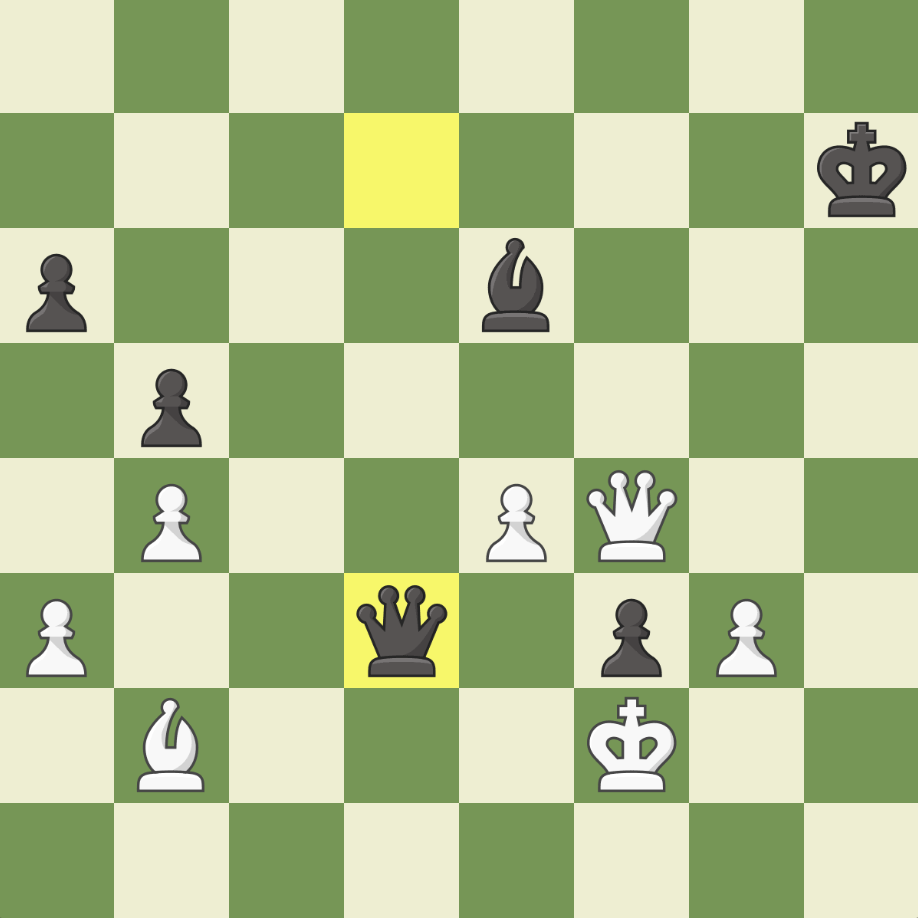
%> input picture img/c2.png, 918 x 918 px
$ octave demoSquares.m   (GNU Octave 9; MATLAB toolbox functions it lacks are replaced by stand-ins)
%> lines starting %> are read from the running program, lines starting %| are printed output that depends on the picture
clear
clc

img=imread('img/c2.png');
%> img is the input picture: size 918x918x3 uint8; mean R, G, B 175.8, 190.9, 144.7


% reads in the image
% pads the image to allow detection of side borders
board = padarray(img,[1 1],0,'both');
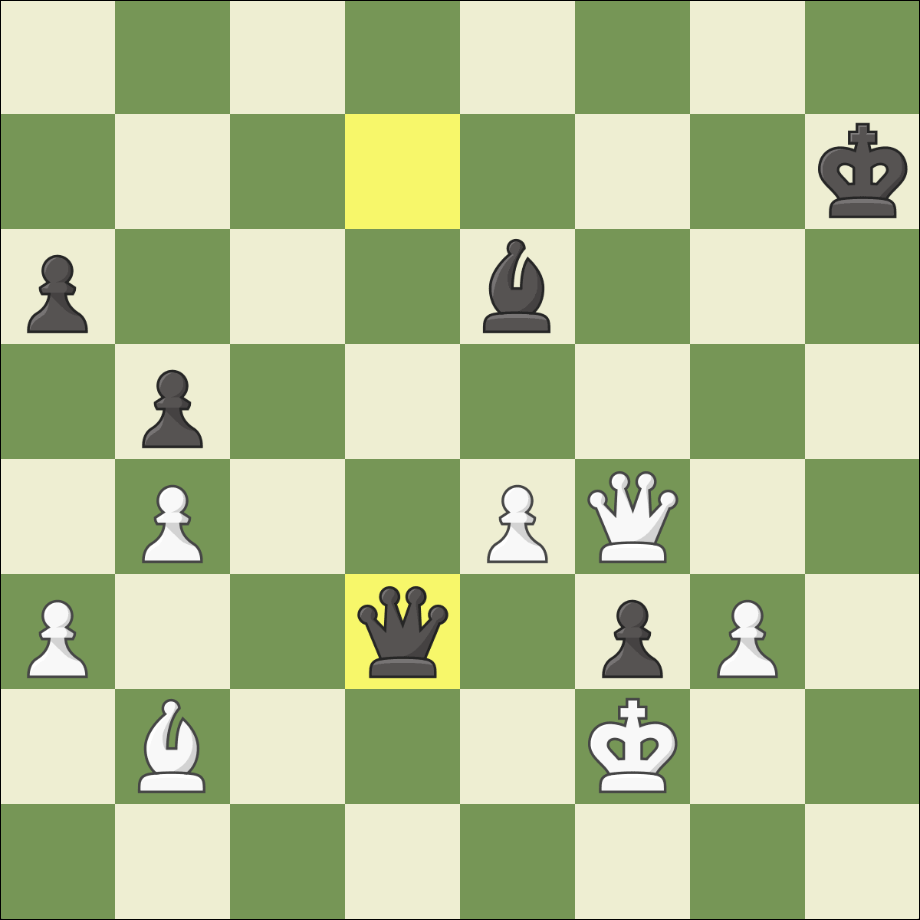
%> board: size 920x920x3 uint8; mean R, G, B 175.1, 190.1, 144

grayBoard = rgb2gray(board); % converts to grayscale
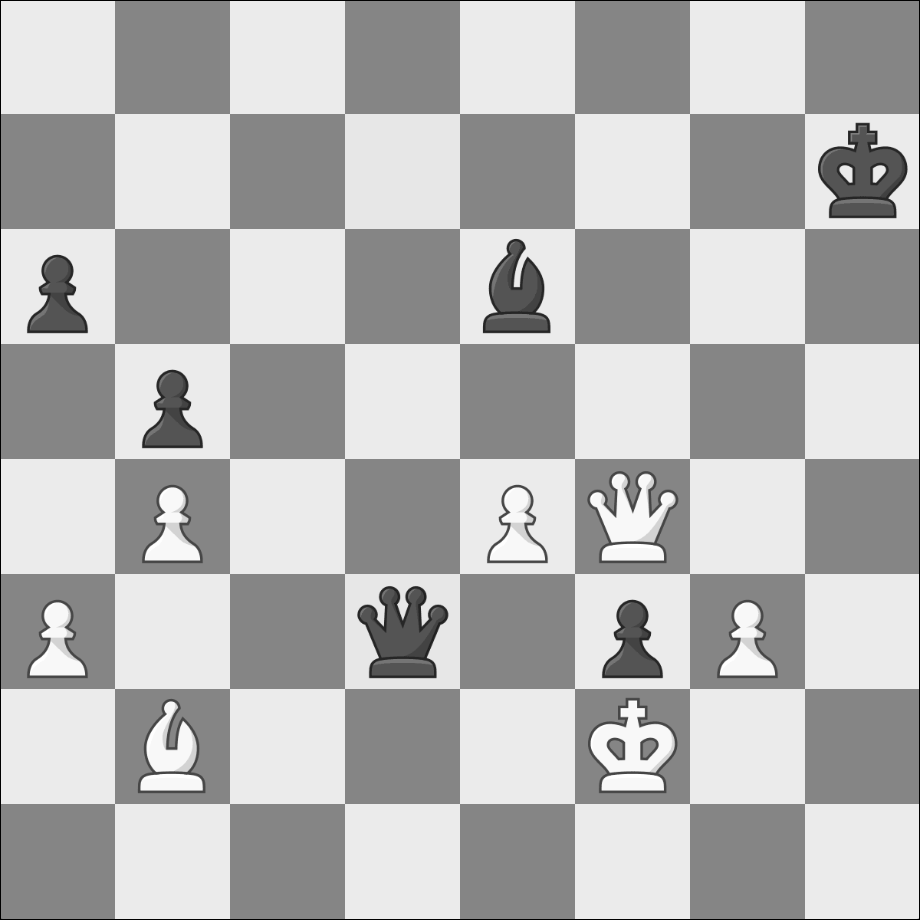
%> grayBoard: size 920x920 uint8; min 0, max 255, mean 180.4
%grayBoard = imresize(grayBoard, [400, 400]);
cannyEdges = edge(grayBoard, 'Canny'); % Uses canny edge detection to identify the cells
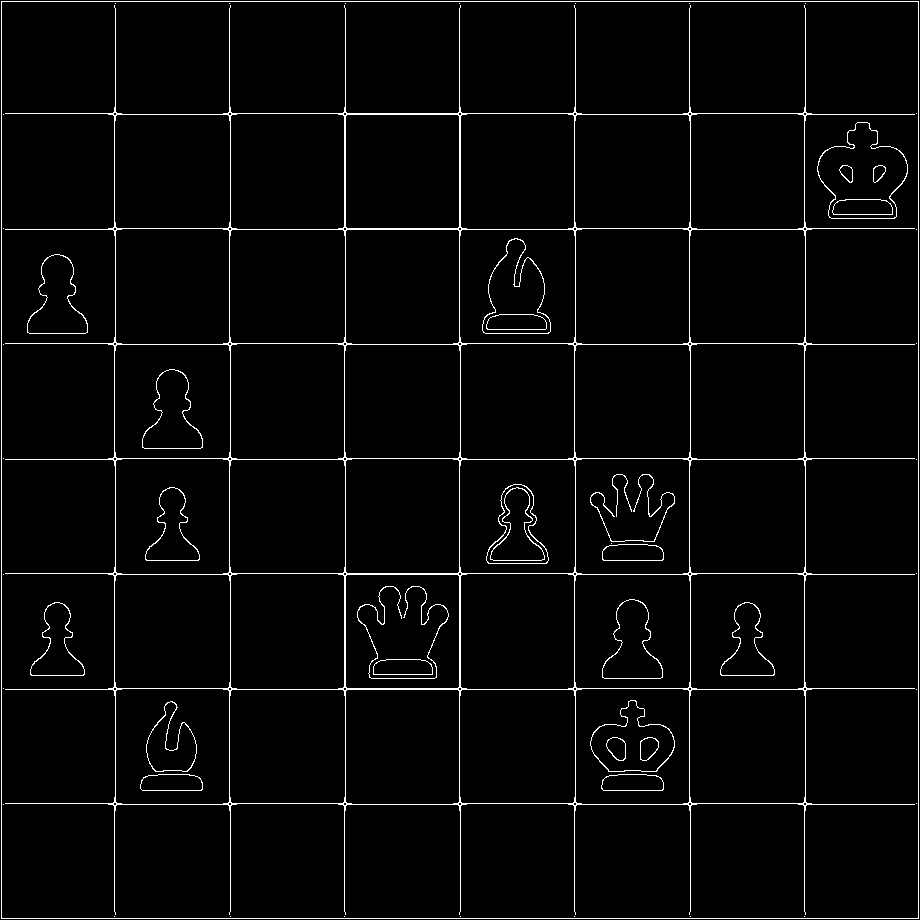
%> cannyEdges: size 920x920 logical; 2.9% white in thin lines or dots

figure
imshow(grayBoard,[])
hold on % displays the image

[H, theta, rho] = hough(cannyEdges); % Uses hough transform to
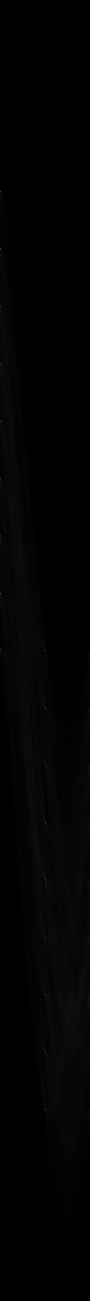
%> H: size 2601x180 double (shown at 1/2 size); min 0, max 918, mean 9.3; drawn with min black and max white
%> theta = 180 values from -90 to 89; rho = 2601 values from -1300 to 1300

numPeaks = 18;
peaks = houghpeaks(H, numPeaks,'Threshold',30);
%> peaks = 18 rows, first 12: [383 1; 1300 1; 1302 91; 2219 91; 1646 91; 1760 91; 612 1; 728 1; 1072 1; 1188 1; 1415 91; 1531 91]

%> (the run ends here)

$ run again, with img/c1.png copied over img/c2.png
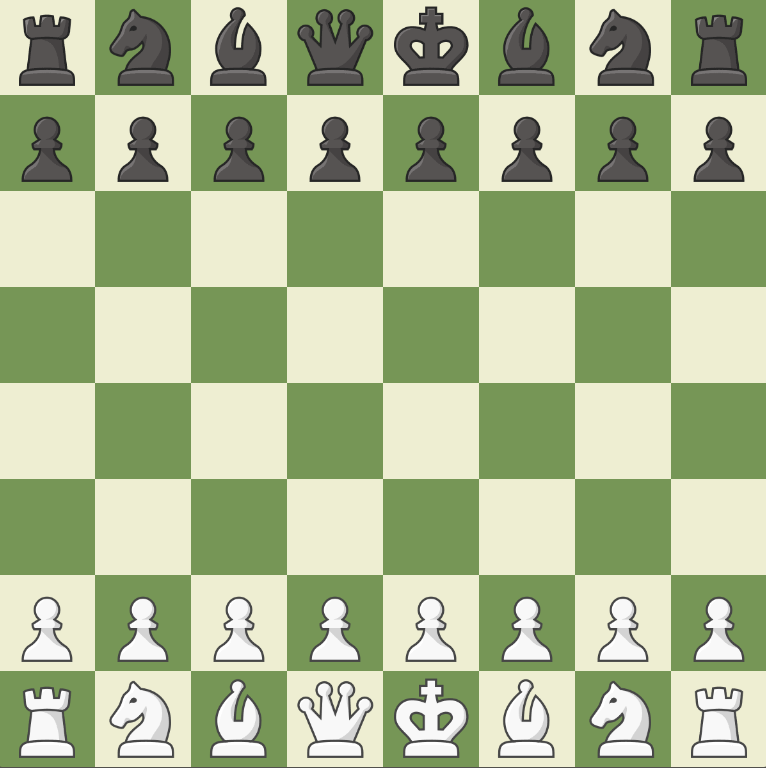
%> input picture img/c1.png, 766 x 768 px
%> img is the input picture: size 768x766x3 uint8; mean R, G, B 172.1, 185.7, 146.2
%> `grayBoard = rgb2gray(board);`:
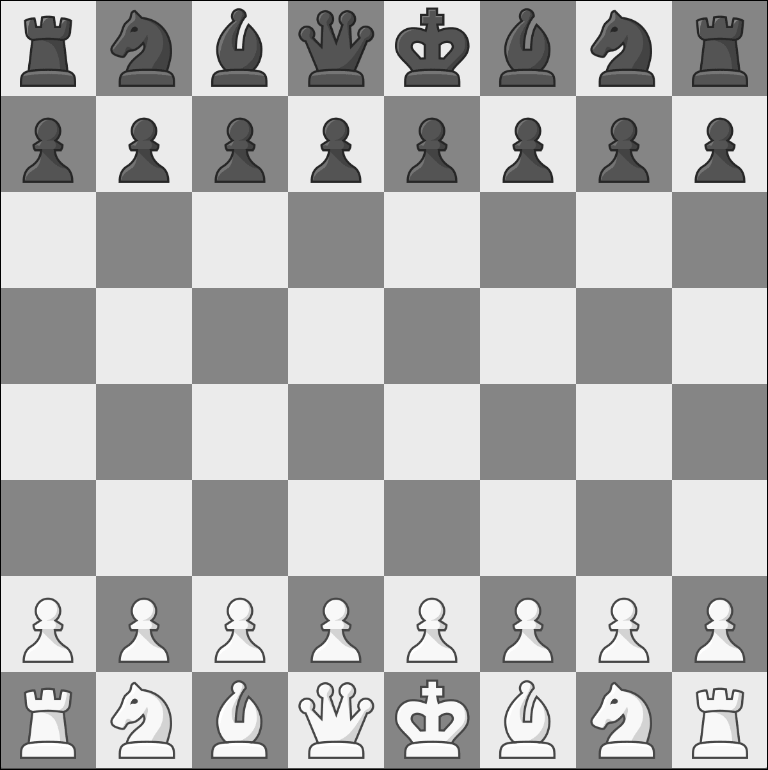
%> grayBoard: size 770x768 uint8; min 0, max 255, mean 176.2
%> `cannyEdges = edge(grayBoard, 'Canny');`:
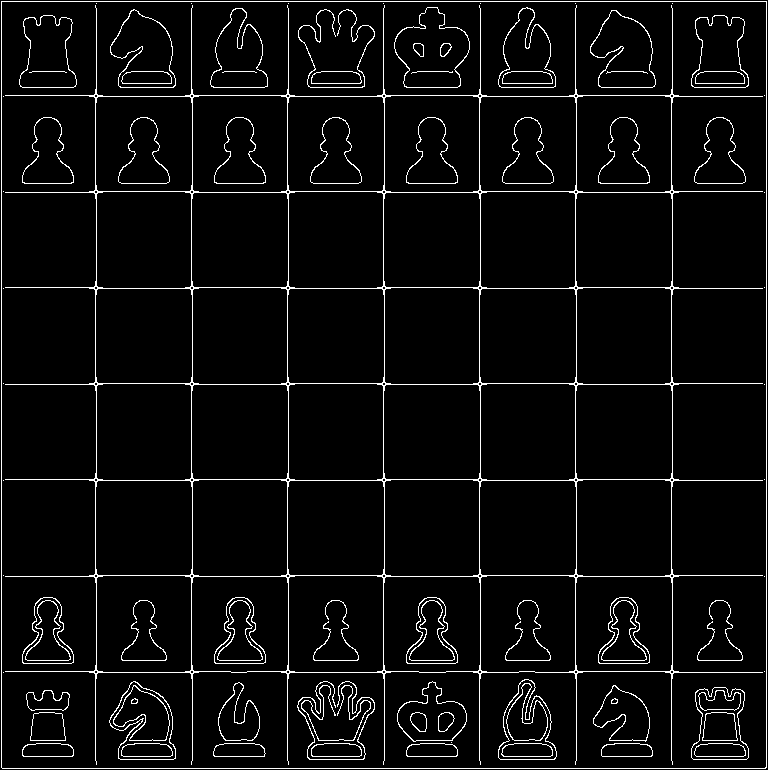
%> cannyEdges: size 770x768 logical; 4.7% white in thin lines or dots
%> theta = 180 values from -90 to 89; rho = 2175 values from -1087 to 1087
%> peaks = 18 rows, first 12: [1089 91; 1854 91; 1087 1; 320 1; 416 1; 1001 1; 1184 91; 1279 91; 1376 91; 1471 91; 1568 91; 1663 91]
